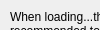
          <widget class="QWidget" name="UnicodeToolBoxPage">
           <property name="geometry">
            <rect>
             <x>0</x>
             <y>0</y>
             <width>100</width>
             <height>30</height>
            </rect>
           </property>
           <attribute name="label">
            <string>Character Decoding/Encoding</string>
           </attribute>
           <widget class="QLabel" name="lblExportingCodec">
            <property name="geometry">
             <rect>
              <x>10</x>
              <y>92</y>
              <width>151</width>
              <height>16</height>
             </rect>
            </property>
            <property name="text">
             <string>Default exporting codec:</string>
            </property>
           </widget>
           <widget class="QLabel" name="lblLoadingCodec">
            <property name="geometry">
             <rect>
              <x>10</x>
              <y>62</y>
              <width>151</width>
              <height>16</height>
             </rect>
            </property>
            <property name="text">
             <string>Default loading codec:</string>
            </property>
           </widget>
           <widget class="QComboBox" name="exportingCodec">
            <property name="geometry">
             <rect>
              <x>170</x>
              <y>90</y>
              <width>161</width>
              <height>22</height>
             </rect>
            </property>
            <property name="currentIndex">
             <number>31</number>
            </property>
            <item>
             <property name="text">
              <string>Big5</string>
             </property>
            </item>
            <item>
             <property name="text">
              <string>Big5-HKSCS</string>
             </property>
            </item>
            <item>
             <property name="text">
              <string>CP949</string>
             </property>
            </item>
            <item>
             <property name="text">
              <string>EUC-JP</string>
             </property>
            </item>
            <item>
             <property name="text">
              <string>EUC-KR</string>
             </property>
            </item>
            <item>
             <property name="text">
              <string>GB18030</string>
             </property>
            </item>
            <item>
             <property name="text">
              <string>HP-ROMAN8</string>
             </property>
            </item>
            <item>
             <property name="text">
              <string>IBM 850</string>
             </property>
            </item>
            <item>
             <property name="text">
              <string>IBM 866</string>
             </property>
            </item>
            <item>
             <property name="text">
              <string>IBM 874</string>
             </property>
            </item>
            <item>
             <property name="text">
              <string>ISO 2022-JP</string>
             </property>
            </item>
            <item>
             <property name="text">
              <string>ISO 8859-1</string>
             </property>
            </item>
            <item>
             <property name="text">
              <string>ISO 8859-2</string>
             </property>
            </item>
            <item>
             <property name="text">
              <string>ISO 8859-3</string>
             </property>
            </item>
            <item>
             <property name="text">
              <string>ISO 8859-4</string>
             </property>
            </item>
            <item>
             <property name="text">
              <string>ISO 8859-5</string>
             </property>
            </item>
            <item>
             <property name="text">
              <string>ISO 8859-6</string>
             </property>
            </item>
            <item>
             <property name="text">
              <string>ISO 8859-7</string>
             </property>
            </item>
            <item>
             <property name="text">
              <string>ISO 8859-8</string>
             </property>
            </item>
            <item>
             <property name="text">
              <string>ISO 8859-9</string>
             </property>
            </item>
            <item>
             <property name="text">
              <string>ISO 8859-10</string>
             </property>
            </item>
            <item>
             <property name="text">
              <string>ISO 8859-13</string>
             </property>
            </item>
            <item>
             <property name="text">
              <string>ISO 8859-14</string>
             </property>
            </item>
            <item>
             <property name="text">
              <string>ISO 8859-15</string>
             </property>
            </item>
            <item>
             <property name="text">
              <string>ISO 8859-16</string>
             </property>
            </item>
            <item>
             <property name="text">
              <string>KOI8-R</string>
             </property>
            </item>
            <item>
             <property name="text">
              <string>KOI8-U</string>
             </property>
            </item>
            <item>
             <property name="text">
              <string>Macintosh</string>
             </property>
            </item>
            <item>
             <property name="text">
              <string>Shift-JIS</string>
             </property>
            </item>
            <item>
             <property name="text">
              <string>TIS-620</string>
             </property>
            </item>
            <item>
             <property name="text">
              <string>TSCII</string>
             </property>
            </item>
            <item>
             <property name="text">
              <string>UTF-8</string>
             </property>
            </item>
            <item>
             <property name="text">
              <string>UTF-16</string>
             </property>
            </item>
            <item>
             <property name="text">
              <string>UTF-16BE</string>
             </property>
            </item>
            <item>
             <property name="text">
              <string>UTF-16LE</string>
             </property>
            </item>
            <item>
             <property name="text">
              <string>UTF-32</string>
             </property>
            </item>
            <item>
             <property name="text">
              <string>UTF-32BE</string>
             </property>
            </item>
            <item>
             <property name="text">
              <string>UTF-32LE</string>
             </property>
            </item>
            <item>
             <property name="text">
              <string>Windows-1250</string>
             </property>
            </item>
            <item>
             <property name="text">
              <string>Windows-1251</string>
             </property>
            </item>
            <item>
             <property name="text">
              <string>Windows-1252</string>
             </property>
            </item>
            <item>
             <property name="text">
              <string>Windows-1253</string>
             </property>
            </item>
            <item>
             <property name="text">
              <string>Windows-1254</string>
             </property>
            </item>
            <item>
             <property name="text">
              <string>Windows-1255</string>
             </property>
            </item>
            <item>
             <property name="text">
              <string>Windows-1256</string>
             </property>
            </item>
            <item>
             <property name="text">
              <string>Windows-1257</string>
             </property>
            </item>
            <item>
             <property name="text">
              <string>Windows-1258</string>
             </property>
            </item>
            <item>
             <property name="text">
              <string>Iscii-Bng</string>
             </property>
            </item>
            <item>
             <property name="text">
              <string>Dev</string>
             </property>
            </item>
            <item>
             <property name="text">
              <string>Gjr</string>
             </property>
            </item>
            <item>
             <property name="text">
              <string>Knd</string>
             </property>
            </item>
            <item>
             <property name="text">
              <string>Mlm</string>
             </property>
            </item>
            <item>
             <property name="text">
              <string>Ori</string>
             </property>
            </item>
            <item>
             <property name="text">
              <string>Pnj</string>
             </property>
            </item>
            <item>
             <property name="text">
              <string>Tlg</string>
             </property>
            </item>
            <item>
             <property name="text">
              <string>Tml</string>
             </property>
            </item>
           </widget>
           <widget class="QComboBox" name="loadingCodec">
            <property name="geometry">
             <rect>
              <x>170</x>
              <y>60</y>
              <width>161</width>
              <height>22</height>
             </rect>
            </property>
            <property name="currentIndex">
             <number>31</number>
            </property>
            <item>
             <property name="text">
              <string>Big5</string>
             </property>
            </item>
            <item>
             <property name="text">
              <string>Big5-HKSCS</string>
             </property>
            </item>
            <item>
             <property name="text">
              <string>CP949</string>
             </property>
            </item>
            <item>
             <property name="text">
              <string>EUC-JP</string>
             </property>
            </item>
            <item>
             <property name="text">
              <string>EUC-KR</string>
             </property>
            </item>
            <item>
             <property name="text">
              <string>GB18030</string>
             </property>
            </item>
            <item>
             <property name="text">
              <string>HP-ROMAN8</string>
             </property>
            </item>
            <item>
             <property name="text">
              <string>IBM 850</string>
             </property>
            </item>
            <item>
             <property name="text">
              <string>IBM 866</string>
             </property>
            </item>
            <item>
             <property name="text">
              <string>IBM 874</string>
             </property>
            </item>
            <item>
             <property name="text">
              <string>ISO 2022-JP</string>
             </property>
            </item>
            <item>
             <property name="text">
              <string>ISO 8859-1</string>
             </property>
            </item>
            <item>
             <property name="text">
              <string>ISO 8859-2</string>
             </property>
            </item>
            <item>
             <property name="text">
              <string>ISO 8859-3</string>
             </property>
            </item>
            <item>
             <property name="text">
              <string>ISO 8859-4</string>
             </property>
            </item>
            <item>
             <property name="text">
              <string>ISO 8859-5</string>
             </property>
            </item>
            <item>
             <property name="text">
              <string>ISO 8859-6</string>
             </property>
            </item>
            <item>
             <property name="text">
              <string>ISO 8859-7</string>
             </property>
            </item>
            <item>
             <property name="text">
              <string>ISO 8859-8</string>
             </property>
            </item>
            <item>
             <property name="text">
              <string>ISO 8859-9</string>
             </property>
            </item>
            <item>
             <property name="text">
              <string>ISO 8859-10</string>
             </property>
            </item>
            <item>
             <property name="text">
              <string>ISO 8859-13</string>
             </property>
            </item>
            <item>
             <property name="text">
              <string>ISO 8859-14</string>
             </property>
            </item>
            <item>
             <property name="text">
              <string>ISO 8859-15</string>
             </property>
            </item>
            <item>
             <property name="text">
              <string>ISO 8859-16</string>
             </property>
            </item>
            <item>
             <property name="text">
              <string>KOI8-R</string>
             </property>
            </item>
            <item>
             <property name="text">
              <string>KOI8-U</string>
             </property>
            </item>
            <item>
             <property name="text">
              <string>Macintosh</string>
             </property>
            </item>
            <item>
             <property name="text">
              <string>Shift-JIS</string>
             </property>
            </item>
            <item>
             <property name="text">
              <string>TIS-620</string>
             </property>
            </item>
            <item>
             <property name="text">
              <string>TSCII</string>
             </property>
            </item>
            <item>
             <property name="text">
              <string>UTF-8</string>
             </property>
            </item>
            <item>
             <property name="text">
              <string>UTF-16</string>
             </property>
            </item>
            <item>
             <property name="text">
              <string>UTF-16BE</string>
             </property>
            </item>
            <item>
             <property name="text">
              <string>UTF-16LE</string>
             </property>
            </item>
            <item>
             <property name="text">
              <string>UTF-32</string>
             </property>
            </item>
            <item>
             <property name="text">
              <string>UTF-32BE</string>
             </property>
            </item>
            <item>
             <property name="text">
              <string>UTF-32LE</string>
             </property>
            </item>
            <item>
             <property name="text">
              <string>Windows-1250</string>
             </property>
            </item>
            <item>
             <property name="text">
              <string>Windows-1251</string>
             </property>
            </item>
            <item>
             <property name="text">
              <string>Windows-1252</string>
             </property>
            </item>
            <item>
             <property name="text">
              <string>Windows-1253</string>
             </property>
            </item>
            <item>
             <property name="text">
              <string>Windows-1254</string>
             </property>
            </item>
            <item>
             <property name="text">
              <string>Windows-1255</string>
             </property>
            </item>
            <item>
             <property name="text">
              <string>Windows-1256</string>
             </property>
            </item>
            <item>
             <property name="text">
              <string>Windows-1257</string>
             </property>
            </item>
            <item>
             <property name="text">
              <string>Windows-1258</string>
             </property>
            </item>
            <item>
             <property name="text">
              <string>Iscii-Bng</string>
             </property>
            </item>
            <item>
             <property name="text">
              <string>Dev</string>
             </property>
            </item>
            <item>
             <property name="text">
              <string>Gjr</string>
             </property>
            </item>
            <item>
             <property name="text">
              <string>Knd</string>
             </property>
            </item>
            <item>
             <property name="text">
              <string>Mlm</string>
             </property>
            </item>
            <item>
             <property name="text">
              <string>Ori</string>
             </property>
            </item>
            <item>
             <property name="text">
              <string>Pnj</string>
             </property>
            </item>
            <item>
             <property name="text">
              <string>Tlg</string>
             </property>
            </item>
            <item>
             <property name="text">
              <string>Tml</string>
             </property>
            </item>
           </widget>
           <widget class="QLabel" name="lblUnicode">
            <property name="geometry">
             <rect>
              <x>10</x>
              <y>0</y>
              <width>431</width>
              <height>61</height>
             </rect>
            </property>
            <property name="text">
             <string>When loading...this works only with text files not XML due to lack of BOM, It's recommended to keep both options as &quot;UTF-8&quot; and only change when necessary.</string>
            </property>
            <property name="wordWrap">
             <bool>true</bool>
            </property>
           </widget>
          </widget>
